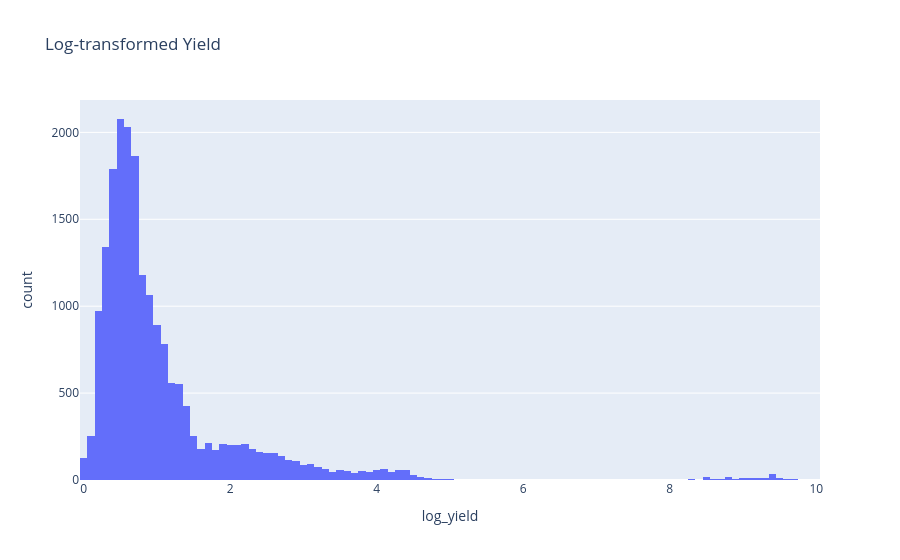

Notebook cell for this chart:
### Code cell
# Log transformation to reduce skew
crop['log_yield'] = np.log1p(crop['Yield'])
fig = px.histogram(crop, x='log_yield', nbins=100, title='Log‑transformed Yield')
fig.show()

### Figure 1 — Plotly figure (JSON) as saved in the notebook; plotly's stock layout.template omitted (floating-point values rounded to 4 significant figures; data arrays with more than 128 entries replaced by an {"elided": "..."} marker saying what was removed)
{"data": [{"bingroup": "x", "hovertemplate": "log_yield=%{x}<br>count=%{y}<extra></extra>", "legendgroup": "", "marker": {"color": "#636efa", "pattern": {"shape": ""}}, "name": "", "nbinsx": 100, "orientation": "v", "showlegend": false, "type": "histogram", "x": {"elided": "19689 float values"}, "xaxis": "x", "yaxis": "y"}], "layout": {"barmode": "relative", "legend": {"tracegroupgap": 0}, "title": {"text": "Log‑transformed Yield"}, "xaxis": {"anchor": "y", "domain": [0, 1], "title": {"text": "log_yield"}}, "yaxis": {"anchor": "x", "domain": [0, 1], "title": {"text": "count"}}}}
